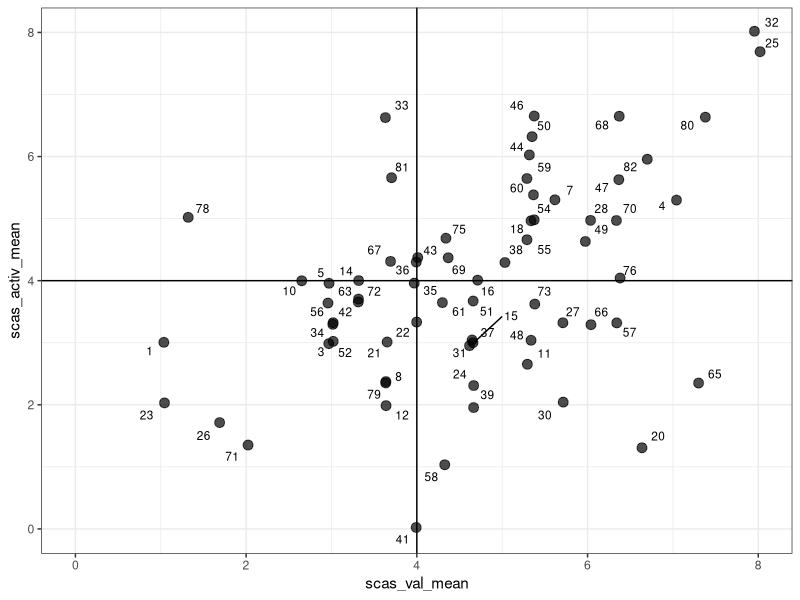
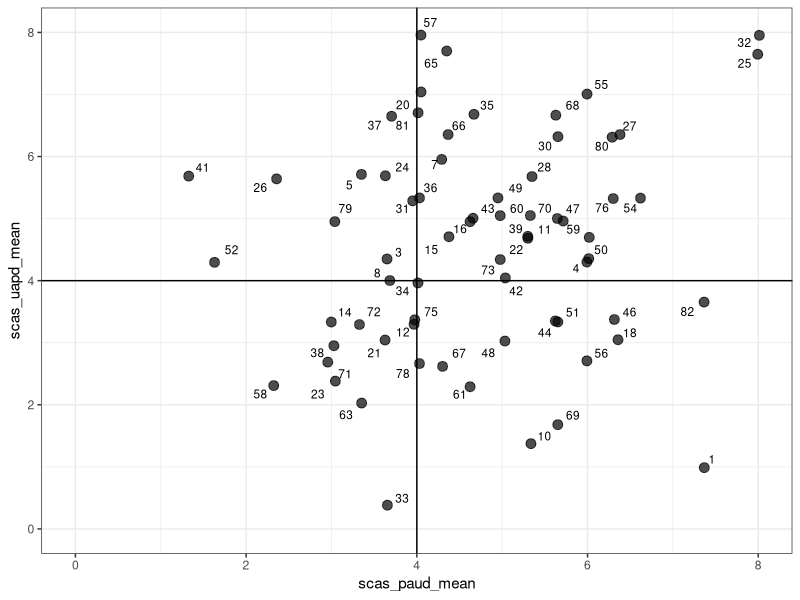

Write the R code that produced these figures, in order. (Note: this script raises an error after producing the figures.)
# rm(list = ls()) # Dmitrijs: This is a bad and dangerous style, we discussed it during the lectures. Use "Restart R" instead.

# Dmitrijs: Comment out the `install.packages()` because is needs to be executed only once.
# install.packages("dplyr")
# install.packages("tibble")
# install.packages("ggplot2")

library(ggplot2)
library(dplyr)
library(tibble)

# Please read this: https://community.rstudio.com/t/project-oriented-workflow-setwd-rm-list-ls-and-computer-fires/3549
# and replace `setwd()`.
# setwd("/home/yes_no/Downloads/bakalaurs")
# getwd()

emo_start <- read.csv("emo_2d_coded.csv", header = TRUE, encoding = "UTF-8")

emo_start <- emo_start %>% 
  rename(ai22 = ai23, # `dplyr::` is not needed becusebecause you use `library()` above.
         ai23 = ai23.1)

colnames(emo_start)


# Atlasa vajadzīgās kolonnas Zviedru kodola afekta skalas aprēķiniem.
emo_full <- emo_start %>% 
  select(starts_with("id"), 
         starts_with("vecums"), 
         starts_with("dzimums"),
         starts_with("scas"),
         starts_with("av"), 
         starts_with("ai")) %>% 
  mutate(observation = row_number())

nrow(emo_full)
nrow(na.omit(emo_full))

# Izveido apakšskalas.
scas_val <- emo_full %>% 
  select(scas_apmierinats, scas_priecigs, scas_laimigs)

scas_activ <- emo_full %>% 
  select(scas_modrs, scas_energisks, scas_aktivs)

scas_paud <- emo_full %>% 
  select(scas_ieinteresets, scas_iesaistits, scas_optimisms)
  
scas_uapd <- emo_full %>% 
  select(scas_rams, scas_mierigs, scas_atvieglots)


# Izrēķina vidējos apakšskalas rādītājus katram respondentam.
scas_val$mean_val <- rowMeans(scas_val)
scas_activ$mean_activ = rowMeans(scas_activ) # Replace `=` with `<-`.
scas_paud$mean_paud = rowMeans(scas_paud)
scas_uapd$mean_uapd = rowMeans(scas_uapd)


emo_full[, "scas_val_mean"] <- scas_val$mean_val
emo_full[, 'scas_activ_mean'] <- scas_activ$mean_activ # Use double quotation marks.
emo_full[, 'scas_paud_mean'] <- scas_paud$mean_paud
emo_full[, 'scas_uapd_mean'] <- scas_uapd$mean_uapd

# Sagatavo tabulu scas plot.
scas_full <- cbind(scas_val$mean_val, scas_activ$mean_activ, scas_paud$mean_paud, scas_uapd$mean_uapd)

# Valences aktivitātes ggplot
library(ggrepel)

data1 <- emo_full %>%
  select(observation, scas_val_mean, scas_activ_mean) %>% 
  na.omit()

val_activ <- data1 %>% # `data1` and `data2` are very bad names - please change.
  # Also change the names of variables, they are hard to understand.
  ggplot(aes(x = scas_val_mean, y = scas_activ_mean, label = observation)) +
  # I see no reason for using colour here.
  geom_jitter(size = 3, alpha = 0.7, width = 0.05, height = 0.05) + # Why only in 1 direction?
  geom_text_repel(size = 3) +
  geom_hline(yintercept = 4) + 
  geom_vline(xintercept = 4) +
  coord_cartesian(xlim = c(0,8), ylim = c(0,8)) + # Controls the limits of x and y.
  theme_bw()

val_activ



# Patīkamas/nepatīkamas aktivitātes/deaktivitātes ggplot.

data2 <- emo_full %>%
  select(observation, scas_paud_mean, scas_uapd_mean) %>%
  na.omit()

paud_uapd <- data2 %>% 
  ggplot(aes(x = scas_paud_mean, y = scas_uapd_mean, label = observation)) +
  geom_jitter(size = 3, alpha = 0.7, width = 0.05, height = 0.05) + # Why only in 1 direction?
  geom_text_repel(size = 3) +
  geom_hline(yintercept = 4) + 
  geom_vline(xintercept = 4) +
  coord_cartesian(xlim = c(0,8), ylim = c(0,8)) + # Controls the limits of x and y.
  theme_bw()

paud_uapd

# Example with rotation.
ex_df <- tibble(data_point = "original",
                x = 1, 
                y = 0)
rot_m <- matrix(c(cos(pi/4), -sin(pi/4), sin(pi/4), cos(pi/4)), byrow = TRUE, nrow = 2)
ex_rot_m <- t(rot_m %*% t(as.matrix(ex_df[-1])))
colnames(ex_rotation_m) <- c("x", "y")
rownames(ex_rotation_m) <- "rotated"
ex_rot_df <- as.data.frame(ex_rotation_m) %>% 
  rownames_to_column(var = "data_point")
bind_rows(ex_df, ex_rot_df) %>% 
  ggplot(aes(x = x, y = y, colour = data_point)) + 
  geom_point() + 
  geom_vline(xintercept = 0) + 
  geom_hline(yintercept = 0) +
  coord_cartesian(xlim = c(-1, 1), y = c(-1, 1)) +
  theme(legend.position = "top")

# end of example with rotation.



stimulus_values <- emo_start %>% 
  select(starts_with("av"), starts_with("ai"))

stimulus_values <- emo_start %>% 
  select(starts_with("av"), starts_with("ai"))
